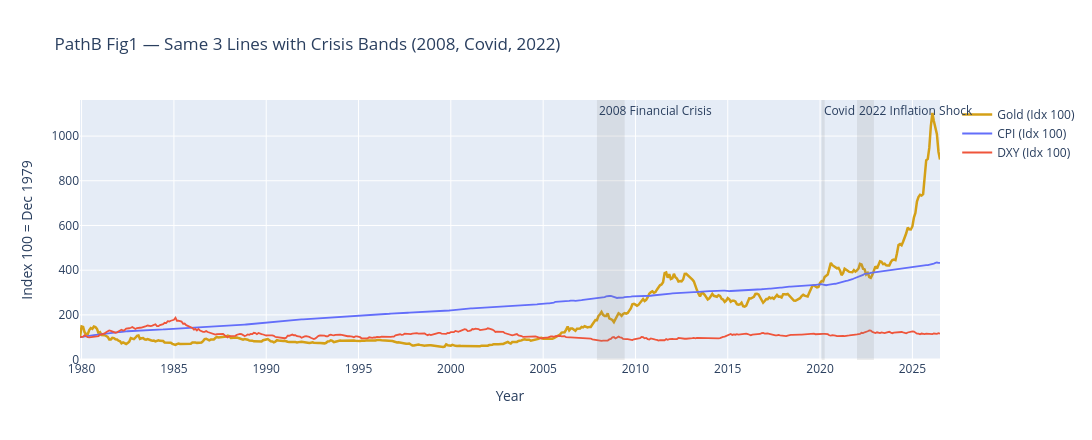

Notebook code for this chart:
### Markdown cell above
#### Fig1 — Merged Static 3-Line (Normalized to Index 100) with Crisis Bands
All three start at 100 on Dec 1979 (first `merged` row). Like a race starting line — who grows fastest?
Gold vs CPI vs Dollar on one ruler, no bands, no MA. Just growth.
The chart is featured with gray bands for 2008, Covid 2020, 2022 Inflation Shock.

### Code cell
# Fig1 PathB — 3-line + crisis shading
fig_merged_bands = go.Figure()
fig_merged_bands.add_trace(go.Scatter(x=merged['date'], y=merged['gold_idx'], mode='lines', name='Gold (Idx 100)', line=dict(width=2.5, color='#d4a017')))
fig_merged_bands.add_trace(go.Scatter(x=merged['date'], y=merged['cpi_idx'], mode='lines', name='CPI (Idx 100)', line=dict(width=1.8, color='#636efa')))
fig_merged_bands.add_trace(go.Scatter(x=merged['date'], y=merged['dxy_idx'], mode='lines', name='DXY (Idx 100)', line=dict(width=1.8, color='#EF553B')))
for start, end, label in crises:
    fig_merged_bands.add_vrect(x0=start, x1=end, fillcolor='gray', opacity=0.15, line_width=0, annotation_text=label, annotation_position='top left')
fig_merged_bands.update_layout(title='PathB Fig1 — Same 3 Lines with Crisis Bands (2008, Covid, 2022)', xaxis_range=[merged['date'].min(), merged['date'].max()], xaxis_title='Year', yaxis_title='Index 100 = Dec 1979', height=440, width=1200)
fig_merged_bands.show()
print("Fig1: See 2008: DXY spikes while gold dips first, CPI keeps rising slowly.")

### Figure 1 — Plotly figure (JSON) as saved in the notebook; plotly's stock layout.template omitted (floating-point values rounded to 4 significant figures; data arrays with more than 128 entries replaced by an {"elided": "..."} marker saying what was removed)
{"data": [{"line": {"color": "#d4a017", "width": 2.5}, "mode": "lines", "name": "Gold (Idx 100)", "type": "scatter", "x": {"elided": "560 str values"}, "y": {"elided": "560 float values"}}, {"line": {"color": "#636efa", "width": 1.8}, "mode": "lines", "name": "CPI (Idx 100)", "type": "scatter", "x": {"elided": "560 str values"}, "y": {"elided": "560 float values"}}, {"line": {"color": "#EF553B", "width": 1.8}, "mode": "lines", "name": "DXY (Idx 100)", "type": "scatter", "x": {"elided": "560 str values"}, "y": {"elided": "560 float values"}}], "layout": {"annotations": [{"showarrow": false, "text": "2008 Financial Crisis", "x": "2007-12-01", "xanchor": "left", "xref": "x", "y": 1, "yanchor": "top", "yref": "y domain"}, {"showarrow": false, "text": "Covid", "x": "2020-02-01", "xanchor": "left", "xref": "x", "y": 1, "yanchor": "top", "yref": "y domain"}, {"showarrow": false, "text": "2022 Inflation Shock", "x": "2022-01-01", "xanchor": "left", "xref": "x", "y": 1, "yanchor": "top", "yref": "y domain"}], "height": 440, "shapes": [{"fillcolor": "gray", "line": {"width": 0}, "opacity": 0.15, "type": "rect", "x0": "2007-12-01", "x1": "2009-06-01", "xref": "x", "y0": 0, "y1": 1, "yref": "y domain"}, {"fillcolor": "gray", "line": {"width": 0}, "opacity": 0.15, "type": "rect", "x0": "2020-02-01", "x1": "2020-04-01", "xref": "x", "y0": 0, "y1": 1, "yref": "y domain"}, {"fillcolor": "gray", "line": {"width": 0}, "opacity": 0.15, "type": "rect", "x0": "2022-01-01", "x1": "2022-12-01", "xref": "x", "y0": 0, "y1": 1, "yref": "y domain"}], "title": {"text": "PathB Fig1 — Same 3 Lines with Crisis Bands (2008, Covid, 2022)"}, "width": 1200, "xaxis": {"range": ["1979-12-01T00:00:00", "2026-07-01T00:00:00"], "title": {"text": "Year"}}, "yaxis": {"title": {"text": "Index 100 = Dec 1979"}}}}
